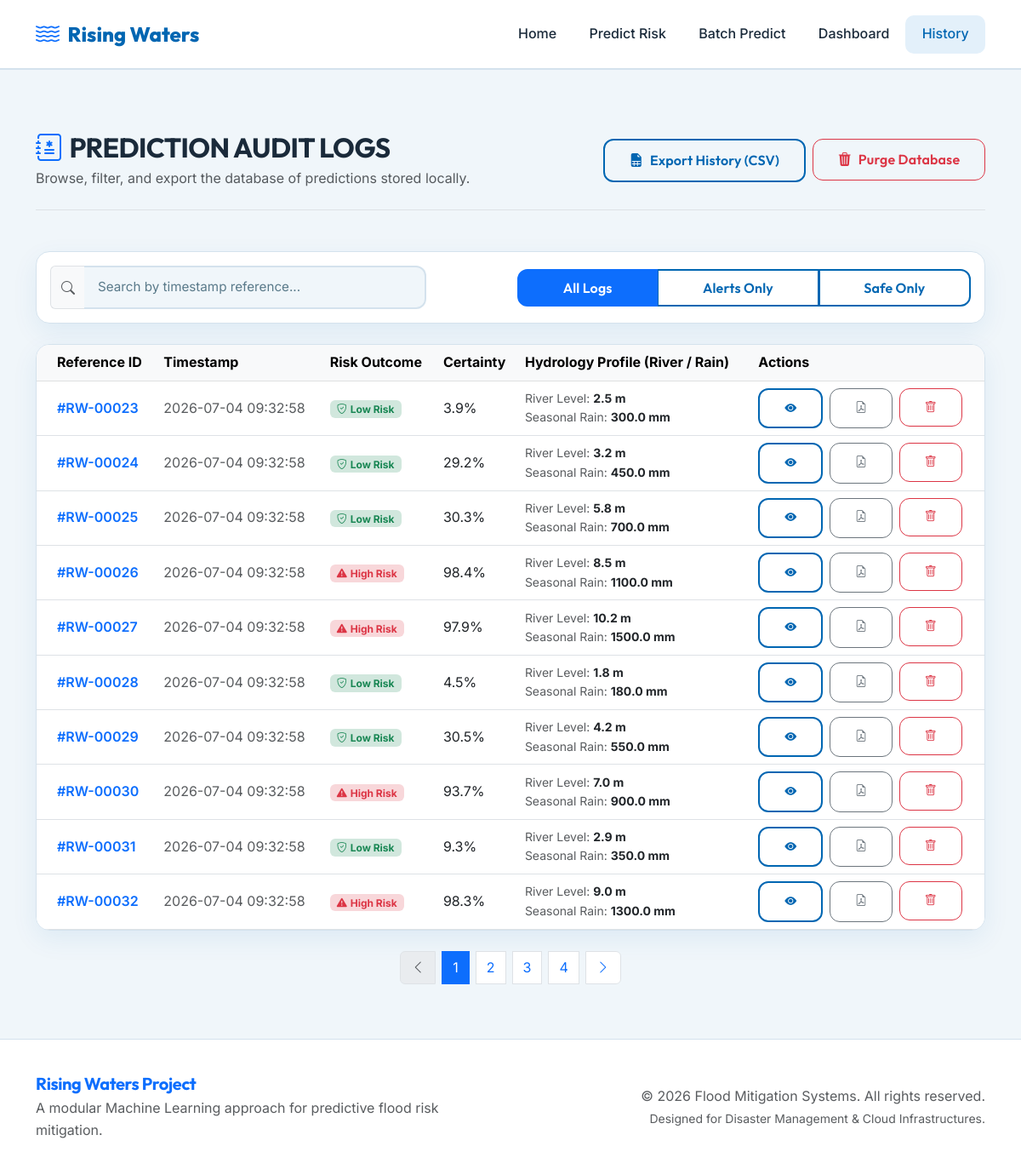
The app's page /history with its own data.
### tables this page shows
CREATE TABLE predictions (
            id INTEGER PRIMARY KEY AUTOINCREMENT,
            timestamp TEXT NOT NULL,
            annual_rainfall REAL,
            cloud_visibility REAL,
            seasonal_rainfall REAL,
            temperature REAL,
            humidity REAL,
            pressure REAL,
            river_level REAL,
            wind_speed REAL,
            monsoon_intensity REAL,
            average_rainfall REAL,
            prediction_label TEXT NOT NULL,
            probability REAL NOT NULL
        );

### app.py (the view)
@app.route("/history")
def history():
    records = database.get_all_predictions()
    return render_template("history.html", records=records)

### app.py (called while the page is built)
@app.before_request
def setup_app():
    database.init_db()

### database.py (called while the page is built)
def get_db_connection() -> sqlite3.Connection:
    conn = sqlite3.connect(DB_PATH)
    conn.row_factory = sqlite3.Row
    return conn

def init_db():
    conn = get_db_connection()
    cursor = conn.cursor()
    cursor.execute("""
        CREATE TABLE IF NOT EXISTS predictions (
            id INTEGER PRIMARY KEY AUTOINCREMENT,
            timestamp TEXT NOT NULL,
            annual_rainfall REAL,
            cloud_visibility REAL,
            seasonal_rainfall REAL,
            temperature REAL,
            humidity REAL,
            pressure REAL,
            river_level REAL,
            wind_speed REAL,
            monsoon_intensity REAL,
            average_rainfall REAL,
            prediction_label TEXT NOT NULL,
            probability REAL NOT NULL
        )
    """)
    conn.commit()
    conn.close()
    print("Database initialized successfully.")

def get_all_predictions() -> List[Dict[str, Any]]:
    conn = get_db_connection()
    cursor = conn.cursor()
    cursor.execute("SELECT * FROM predictions ORDER BY timestamp DESC")
    rows = cursor.fetchall()
    conn.close()
    predictions = []
    for row in rows:
        predictions.append(dict(row))
    return predictions

### templates/history.html (shortened to what this page needs)
{% extends "base.html" %}
{% block content %}
<section class="py-5">
    <div class="container">
        <div class="d-flex flex-column flex-md-row justify-content-between align-items-md-center mb-5 border-bottom pb-4" data-aos="fade-down">
            <div>
                <h2 class="font-heading fw-bold text-uppercase tracking-wider mb-1"><i class="bi bi-journal-medical text-primary me-2"></i>Prediction Audit Logs</h2>
                <p class="text-muted mb-0">Browse, filter, and export the database of predictions stored locally.</p>
            </div>
            <div class="mt-3 mt-md-0 d-flex gap-2 flex-wrap">
                {% if records %}
                <a href="{{ url_for('export_history_csv') }}" class="btn btn-outline-primary">
                    <i class="bi bi-file-earmark-spreadsheet-fill me-2"></i>Export History (CSV)
                </a>
                <form action="{{ url_for('clear_all_history') }}" method="POST" onsubmit="return confirm('WARNING: This will permanently delete all records in the log. Are you sure you want to proceed?');">
                    <button type="submit" class="btn btn-outline-danger">
                        <i class="bi bi-trash3-fill me-2"></i>Purge Database
                    </button>
                </form>
                {% endif %}
            </div>
        </div>
        {% if not records %}
        <div class="card custom-card p-5 text-center my-5 animate__animated animate__fadeInUp">
            <div class="d-inline-flex p-3 bg-primary-light rounded-circle mx-auto mb-4 text-primary animate-float">
                <i class="bi bi-journal-x" style="font-size: 3rem;"></i>
            </div>
            <h4 class="font-heading fw-bold">Audit Database Empty</h4>
            <p class="text-muted col-lg-6 mx-auto mb-4">No prediction entries exist in the SQLite database logs. Assess a new set of environmental metrics to catalog them here.</p>
            <div>
                <a href="{{ url_for('predict') }}" class="btn btn-primary btn-lg">
                    <i class="bi bi-plus-lg me-2"></i>Create Diagnosis
                </a>
            </div>
        </div>
        {% else %}
        <div class="card custom-card p-3 mb-4" data-aos="fade-up">
            <div class="row g-3 align-items-center justify-content-between">
                <div class="col-md-5">
                    <div class="input-group">
                        <span class="input-group-text bg-light text-muted border-end-0"><i class="bi bi-search"></i></span>
                        <input type="text" id="logSearch" class="form-control border-start-0" placeholder="Search by timestamp reference...">
                    </div>
                </div>
                <div class="col-md-6 text-md-end">
                    <div class="btn-group w-100 w-md-auto" role="group" aria-label="Outcome Filters">
                        <button type="button" class="btn btn-outline-primary active py-2 px-3 filter-btn" data-filter="all">All Logs</button>
                        <button type="button" class="btn btn-outline-primary py-2 px-3 filter-btn" data-filter="flood">Alerts Only</button>
                        <button type="button" class="btn btn-outline-primary py-2 px-3 filter-btn" data-filter="safe">Safe Only</button>
                    </div>
                </div>
            </div>
        </div>
        <div class="card custom-card overflow-hidden mb-4" data-aos="fade-up" data-aos-delay="100">
            <div class="table-responsive">
                <table class="table table-hover align-middle mb-0" id="historyTable">
                    <thead class="table-light font-heading fw-bold">
                        <tr>
                            <th class="ps-4">Reference ID</th>
                            <th>Timestamp</th>
                            <th>Risk Outcome</th>
                            <th>Certainty</th>
                            <th>Hydrology Profile (River / Rain)</th>
                            <th>Actions</th>
                        </tr>
                    </thead>
                    <tbody id="historyTableBody">
                        {% for row in records %}
                        <tr class="history-row" data-outcome="{% if 'No' in row.prediction_label %}safe{% else %}flood{% endif %}">
                            <td class="ps-4 fw-semibold text-primary">#RW-{{ "%05d" | format(row.id) }}</td>
                            <td class="text-muted search-target">{{ row.timestamp }}</td>
                            <td>
                                {% if "No" in row.prediction_label %}
                                    <span class="badge bg-success-subtle text-success px-2 py-1">
                                        <i class="bi bi-shield-check me-1"></i>Low Risk
                                    </span>
                                {% else %}
                                    <span class="badge bg-danger-subtle text-danger px-2 py-1 animate-pulse">
                                        <i class="bi bi-exclamation-triangle-fill me-1"></i>High Risk
                                    </span>
                                {% endif %}
                            </td>
                            <td>
                                <span class="fw-extrabold text-dark">{{ (row.probability * 100) | round(1) }}%</span>
                            </td>
                            <td>
                                <span class="d-block small text-muted">River Level: <strong class="text-dark">{{ row.river_level }} m</strong></span>
                                <span class="d-block small text-muted">Seasonal Rain: <strong class="text-dark">{{ row.seasonal_rainfall }} mm</strong></span>
                            </td>
                            <td>
                                <div class="d-flex gap-2">
                                    <a href="{{ url_for('result', record_id=row.id) }}" class="btn btn-sm btn-outline-primary" title="View Assessment Summary">
                                        <i class="bi bi-eye-fill"></i>
                                    </a>
                                    <a href="{{ url_for('download_pdf_report', record_id=row.id) }}" class="btn btn-sm btn-outline-secondary" title="Download Safety Brief PDF">
                                        <i class="bi bi-file-earmark-pdf"></i>
                                    </a>
                                    <form action="{{ url_for('delete_history_item', record_id=row.id) }}" method="POST" style="display:inline-block;" onsubmit="return confirm('Delete this record?');">
                                        <button type="submit" class="btn btn-sm btn-outline-danger" title="Delete entry">
                                            <i class="bi bi-trash"></i>
                                        </button>
                                    </form>
                                </div>
                            </td>
                        </tr>
                        {% endfor %}
                    </tbody>
                </table>
            </div>
        </div>
        <nav aria-label="Logs navigation" data-aos="fade-up" data-aos-delay="150">
            <ul class="pagination justify-content-center gap-2" id="historyPagination">
            </ul>
        </nav>
        {% endif %}
    </div>
</section>
{% endblock %}

### templates/base.html (shortened to what this page needs)
<!DOCTYPE html>
<html lang="en" data-theme="light">
<head>
    <link href="https://cdn.jsdelivr.net/npm/bootstrap@5.3.0/dist/css/bootstrap.min.css" rel="stylesheet">
    <link href="https://cdn.jsdelivr.net/npm/bootstrap-icons@1.10.5/font/bootstrap-icons.css" rel="stylesheet">
    <link rel="stylesheet" href="https://cdnjs.cloudflare.com/ajax/libs/animate.css/4.1.1/animate.min.css"/>
    <link href="https://cdn.jsdelivr.net/npm/aos@2.3.4/dist/aos.css" rel="stylesheet">
    <link rel="stylesheet" href="{{ url_for('static', filename='css/style.css') }}">
</head>
<body>
    <nav class="navbar navbar-expand-lg navbar-light sticky-top">
        <div class="container">
            <a class="navbar-brand" href="{{ url_for('index') }}">
                <i class="bi bi-water text-primary fs-3 brand-icon"></i>
                <span class="fs-4">Rising Waters</span>
            </a>
            <div class="collapse navbar-collapse" id="navbarContent">
                <ul class="navbar-nav ms-auto mb-2 mb-lg-0 align-items-center">
                    <li class="nav-item">
                        <a class="nav-link {% if request.path == '/' %}active{% endif %}"
                            href="{{ url_for('index') }}">Home</a>
                    </li>
                    <li class="nav-item">
                        <a class="nav-link {% if request.path == '/predict' %}active{% endif %}"
                            href="{{ url_for('predict') }}">Predict Risk</a>
                    </li>
                    <li class="nav-item">
                        <a class="nav-link {% if request.path == '/batch' %}active{% endif %}"
                            href="{{ url_for('batch_prediction') }}">Batch Predict</a>
                    </li>
                    <li class="nav-item">
                        <a class="nav-link {% if request.path == '/dashboard' %}active{% endif %}"
                            href="{{ url_for('dashboard') }}">Dashboard</a>
                    </li>
                    <li class="nav-item">
                        <a class="nav-link {% if request.path == '/history' %}active{% endif %}"
                            href="{{ url_for('history') }}">History</a>
                    </li>
                </ul>
            </div>
        </div>
    </nav>
    <main class="flex-grow-1">
        {% block content %}{% endblock %}
    </main>
    <footer>
        <div class="container text-center">
            <div class="row align-items-center justify-content-between">
                <div class="col-md-6 text-md-start mb-3 mb-md-0">
                    <h5 class="text-primary font-heading fw-bold mb-1">Rising Waters Project</h5>
                    <p class="mb-0 text-muted">A modular Machine Learning approach for predictive flood risk mitigation.
                    </p>
                </div>
                <div class="col-md-6 text-md-end">
                    <p class="mb-0 text-muted">&copy; 2026 Flood Mitigation Systems. All rights reserved.</p>
                    <small class="text-muted">Designed for Disaster Management & Cloud Infrastructures.</small>
                </div>
            </div>
        </div>
    </footer>
</body>
</html>

### static/css/style.css (style rules this page uses)
:root { --font-heading: 'Outfit', sans-serif; --font-body: 'Inter', sans-serif; --bg-app: #f0f6fa; --bg-card: #ffffff; --text-main: #1a2a3a; --text-muted: #5a7a8a; --primary: #0066b2; --primary-light: #e3f0fa; --primary-dark: #004d8a; --accent: #e85d4a; --accent-warning: #f4a261; --accent-safe: #2ecc71; --accent-water: #3498db; --border: #d4e2ed; --shadow: 0 10px 30px rgba(0, 102, 178, 0.08); --shadow-hover: 0 15px 40px rgba(0, 102, 178, 0.15); --glass-bg: rgba(255, 255, 255, 0.75); --glass-border: rgba(255, 255, 255, 0.5); --risk-low: #2ecc71; --risk-moderate: #f4a261; --risk-high: #e67e22; --risk-extreme: #e74c3c; }
* { margin: 0; padding: 0; box-sizing: border-box; }
body { font-family: var(--font-body); background-color: var(--bg-app); color: var(--text-main); transition: background-color 0.4s ease, color 0.4s ease; min-height: 100vh; display: flex; flex-direction: column; line-height: 1.6; }
h1, h2, h3, h4, h5, h6 { font-family: var(--font-heading); font-weight: 700; letter-spacing: -0.02em; }
a { text-decoration: none; color: var(--primary); transition: color 0.3s ease; }
.navbar { background: var(--bg-card); border-bottom: 2px solid var(--border); transition: all 0.4s ease; padding: 0.8rem 1.5rem; backdrop-filter: blur(10px); position: sticky; top: 0; z-index: 1000; }
.navbar-brand { font-family: var(--font-heading); font-weight: 800; color: var(--primary) !important; display: flex; align-items: center; gap: 0.6rem; font-size: 1.4rem; }
.navbar-brand .brand-icon { font-size: 1.8rem; }
.nav-link { color: var(--text-main) !important; font-weight: 500; padding: 0.6rem 1.2rem !important; border-radius: 10px; transition: all 0.3s ease; position: relative; }
.nav-link:hover, .nav-link.active { background: var(--primary-light); color: var(--primary) !important; }
.custom-card { background: var(--bg-card); border: 1px solid var(--border); border-radius: 16px; box-shadow: var(--shadow); transition: all 0.4s ease; overflow: hidden; }
.form-control, .form-select { background: var(--bg-app); border: 2px solid var(--border); border-radius: 12px; color: var(--text-main) !important; padding: 0.75rem 1rem; font-size: 0.95rem; transition: all 0.3s ease; }
.form-control::placeholder { color: var(--text-muted); }
.btn { border-radius: 12px; padding: 0.7rem 1.8rem; font-weight: 600; font-family: var(--font-heading); transition: all 0.3s ease; letter-spacing: 0.01em; }
.btn-outline-primary { border: 2px solid var(--primary); color: var(--primary); }
footer { background: var(--bg-card); border-top: 1px solid var(--border); color: var(--text-muted); padding: 2.5rem 0; margin-top: auto; transition: all 0.4s ease; }
.text-primary { color: var(--primary); }
.text-success { color: var(--accent-safe); }
.text-muted { color: var(--text-muted); }
.gap-2 { gap: 0.5rem; }

### records on screen
predictions: id "00023", timestamp "2026-07-04 09:32:58", shows "Low Risk", (row.probability*100)|round(1) "3.9", river_level "2.5", seasonal_rainfall "300.0"
predictions: id "00024", timestamp "2026-07-04 09:32:58", shows "Low Risk", (row.probability*100)|round(1) "29.2", river_level "3.2", seasonal_rainfall "450.0"
predictions: id "00025", timestamp "2026-07-04 09:32:58", shows "Low Risk", (row.probability*100)|round(1) "30.3", river_level "5.8", seasonal_rainfall "700.0"
predictions: id "00026", timestamp "2026-07-04 09:32:58", prediction_label "Flood Expected" (drawn), (row.probability*100)|round(1) "98.4", river_level "8.5", seasonal_rainfall "1100.0"
predictions: id "00027", timestamp "2026-07-04 09:32:58", prediction_label "Flood Expected" (drawn), (row.probability*100)|round(1) "97.9", river_level "10.2", seasonal_rainfall "1500.0"
predictions: id "00028", timestamp "2026-07-04 09:32:58", shows "Low Risk", (row.probability*100)|round(1) "4.5", river_level "1.8", seasonal_rainfall "180.0"
predictions: id "00029", timestamp "2026-07-04 09:32:58", shows "Low Risk", (row.probability*100)|round(1) "30.5", river_level "4.2", seasonal_rainfall "550.0"
predictions: id "00030", timestamp "2026-07-04 09:32:58", prediction_label "Flood Expected" (drawn), (row.probability*100)|round(1) "93.7", river_level "7.0", seasonal_rainfall "900.0"
predictions: id "00031", timestamp "2026-07-04 09:32:58", shows "Low Risk", (row.probability*100)|round(1) "9.3", river_level "2.9", seasonal_rainfall "350.0"
predictions: id "00032", timestamp "2026-07-04 09:32:58", prediction_label "Flood Expected" (drawn), (row.probability*100)|round(1) "98.3", river_level "9.0", seasonal_rainfall "1300.0"
